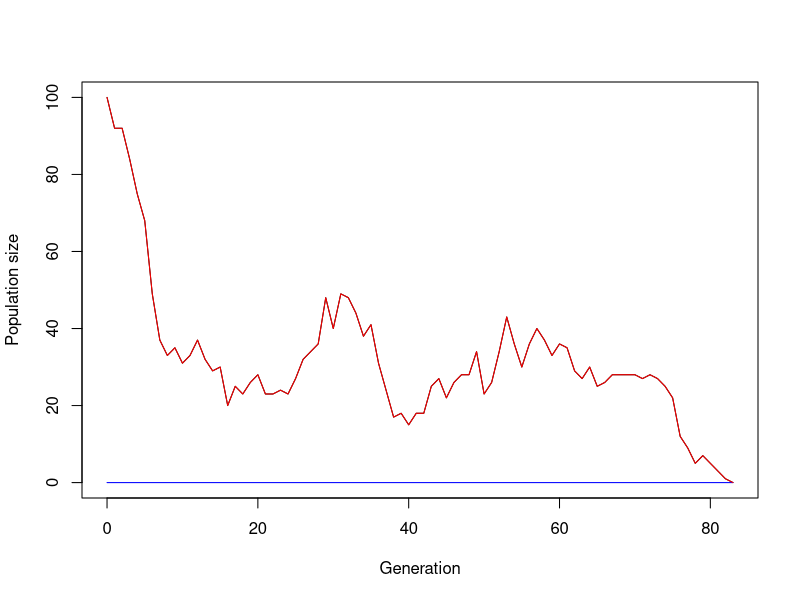

The R source for this figure: (Note: this script raises an error after producing the figure.)
## ---- chunk 1
simulate_one_gen <- function(N_a, N_A, decay_rate, sel_coeff, mut_rate) {
  K<- 1000
  offsp_a <- (rpois(1, N_a * (1-decay_rate))) 
  offsp_A <- (rpois(1, N_A * (1-decay_rate+sel_coeff)))*(1-(N_a+N_A)/K)
  
  offsp_a <- round(offsp_a,0)
  offsp_A <- round(offsp_A,0)
  # draw new mutants according to Poisson distribution
  mut_a_to_A <- rpois(1, offsp_a * mut_rate)
  
  # determine new population sizes of wild type and mutant
  N_a_new  <- max(offsp_a - mut_a_to_A, 0)
  N_A_new <-  offsp_A + mut_a_to_A
 print((1-((N_a+N_A)/K)))
  return(c(N_a_new, N_A_new))
}
# Test the function
print(simulate_one_gen(0,100,0,0.2,0.01))



## ---- chunk 2
simulate_pop <- function(N_init_a, N_init_A, decay_rate, sel_coeff, mut_rate, t_max) {
  # Create the vector in which to save the results
  pop_vector <- c(N_init_a, N_init_A)
  # initiate the variables
  pop_new <- c(N_init_a, N_init_A)
  # Create the time at which the population splits
  split_time <- split_time <- sample(1:t_max, 1)
  print(split_time) # Just to check the value
  
  # run the simulation until generation t_max
  for (i in 1:t_max) {
    # Time when the fragmentation occur
    if (i == split_time + 1) {
    # Create the new habitats (creating new K)
    K_B <- K * habitat_prop
    K_C <- K * (1 - habitat_prop)
    # Distribute the individuals randomly
  
 }
    # redefine the current population one generation later
    pop_new <- simulate_one_gen(pop_new[1],pop_new[2], decay_rate, sel_coeff, mut_rate)
    # add the new population sizes to the output vector
    pop_vector <- rbind(pop_vector,pop_new)
    # condition to stop the simulation before t_max: either the population exceeds 1.5 times the original population size, or it goes extinct
    if (pop_new[1]+pop_new[2]>=10000*(N_init_a+ N_init_A) | pop_new[1]+pop_new[2]==0) break
  }
 
  # define the row and column names of the output vector
  rownames(pop_vector) <- (0:t_max)[1:length(pop_vector[,1])] # note that the vector has to be cut if the simulation stopped early
  colnames(pop_vector) <- c("a","A")
  # return the result
  return(pop_vector)	
}
# Test the function an plot the result
# set t_max to a value to be used througout
max_gen <- 1000
# create your simulation data
output <- simulate_pop(0,100,0,0.02,0.0001,max_gen)
# show the last few lines of the data table
print(tail(output))
# plot the output - note that the plot range and the x axis have to be adjusted based on the length of the table
# determine x axis range 
x_range <- 0:(length(output[,1])-1)
# this plots the total population size
plot(x_range,output[,1]+output[,2],type='l',ylim=c(0,max(output[,1]+output[,2])),xlab = "Generation",ylab = "Population size")
# add number of wild type individuals
lines(x_range,output[,1], col="blue")
# add number of mutant individuals
lines(x_range,output[,2], col="red")
## ---- chunk 3
# set some parameters to fixed values
init_a <- 100
init_A <- 0
m_rate <- 0.001
max_gen <- 1000
# determine how often to run the simulation for each set of parameters
no_replicates <- 100

# set parameters to vary
s_values <- c(0.2,0.3,0.4)
r_values <- c(0.05,0.1,0.15)

# initialize data table - where to collect the results
data_table <- c()
# run the simulation across all chosen parameters
# loop over decay rates
for(rval in r_values){
  # loop over selection coefficients
  for(sval in s_values){
    # different way of running many simulations: make replicates using "repeat" function with a counter i
    # reset counter
    i<-1
    repeat {
      # increase counter by one
      i<-i+1
      # run the simulation once
      one_run <- simulate_pop(init_a,init_A,rval,sval,m_rate,max_gen)
      # determine total population sizes
      total_size <- one_run[,1]+one_run[,2]
      # determine minimum population size
      min_size <- min(total_size)
      # determine (first) generation at which this population size occurred
      min_gen <- as.numeric(which(total_size==min_size)[1])
      # enter the data into the table
      data_table <- rbind(data_table,c(rval,sval,min_gen,min_size)) # note that we add the varying parameters (decay rate and selection coefficient) to the table too
      # stop the repeated computation after no_replicates times
      if(i>no_replicates) break
    }
  }
}
# define column names of data table
colnames(data_table) <- c("r","s","min_gen","no_min")
# show the first lines of the output
print(head(data_table))
